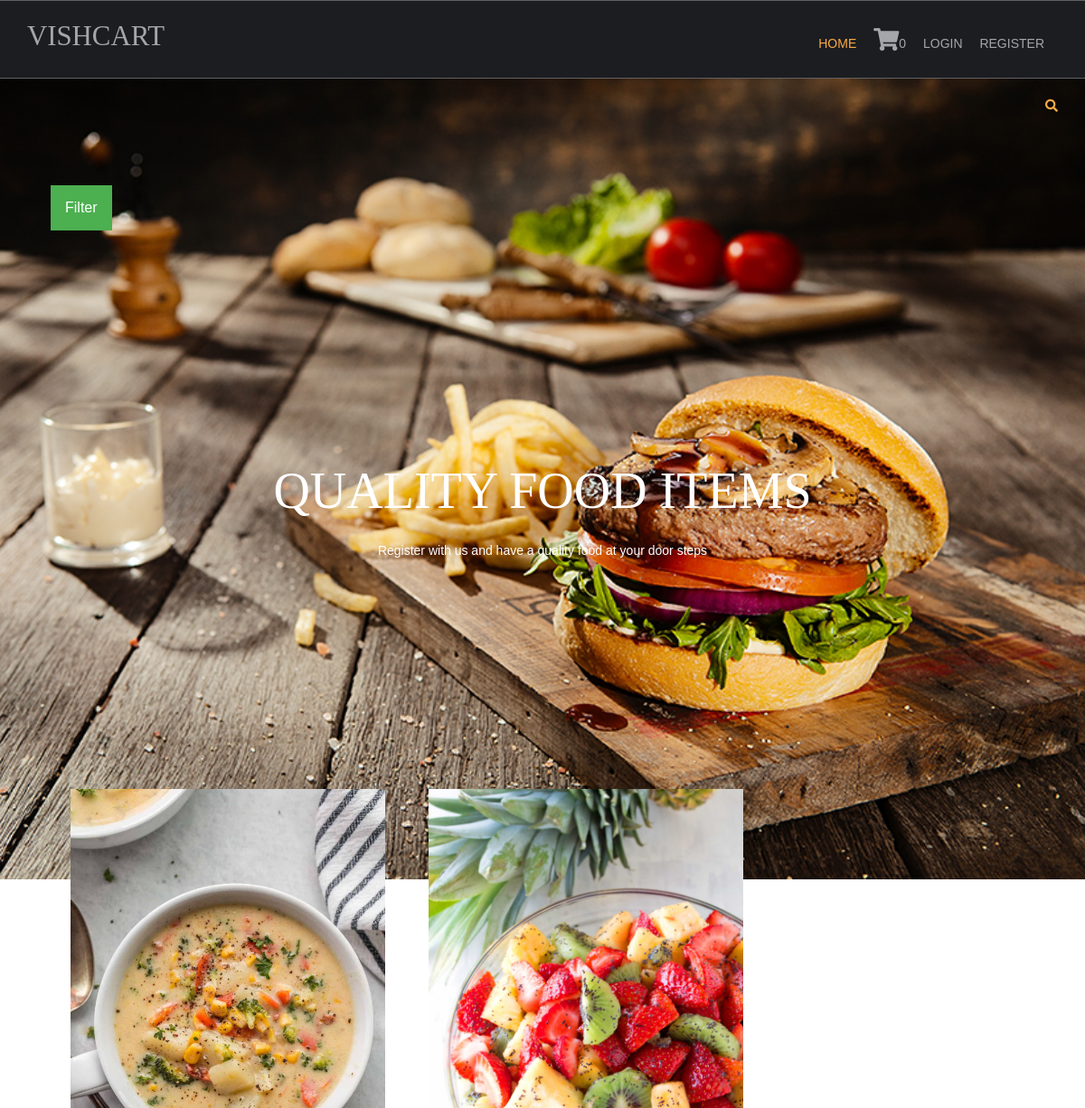
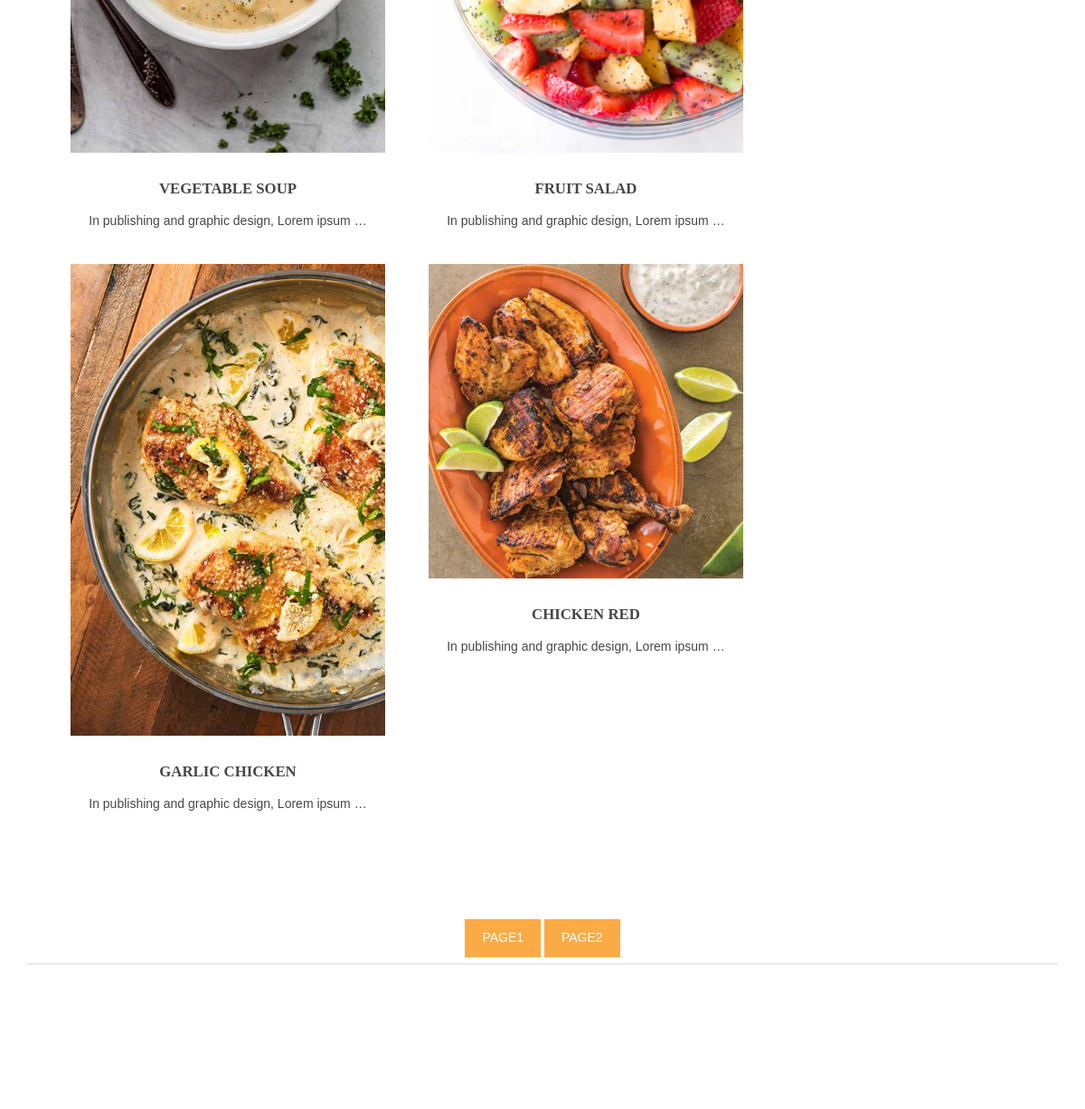
The page / on the database its author committed (2 pictures, top to bottom).
### shop/models.py (models this page shows, shortened)
class products(models.Model):
    name=models.CharField(max_length=150,unique=True)
    slug=models.SlugField(max_length=250,unique=True)
    Img=models.ImageField(upload_to='product')
    desc=models.TextField()
    stock=models.IntegerField()
    available=models.BooleanField(default=True)
    price=models.IntegerField()
    category=models.ForeignKey(categ,on_delete=models.CASCADE)
    def get_url(self):
        return reverse('details',args=[self.category.slug,self.slug])

### shop/views.py (the view)
# urls.py: path('',views.home,name='hm'),
def home(request,c_slug=None):
    c_page=None
    prodt=None
    if c_slug!=None:
        c_page=get_object_or_404(categ,slug=c_slug)
        prodt=products.objects.filter(category=c_page,available=True)
    else:
        prodt=products.objects.all().filter(available=True)
    cat=categ.objects.all()
    paginator=Paginator(prodt,4)
    try:
        page=int(request.GET.get('page','1'))
    except:
        page=1
    try:
        pro=paginator.page(page)
    except(EmptyPage,InvalidPage):
        pro=paginator.page(paginator.num_pages)
    return render(request,'index.html',{'pr':prodt,'ct':cat,'pg':pro})

### cart/context_processor.py (called while the page is built)
def count(request):
    item_count=0
    if 'admin' in request.path:
        return {}
    else:
        try:
            ct=cartlist.objects.filter(cart_id=c_id(request))
            cti=items.objects.all().filter(cart=ct[:1])
            for c in cti:
                item_count+=c.qty
        except cartlist.DoesNotExist:
            item_count=0
        return dict(itc=item_count)

### cart/views.py (called while the page is built)
def c_id(request):
    ct_id=request.session.session_key
    if not ct_id:
        ct_id=request.session.create()
    return ct_id

### shop/models.py (called while the page is built)
    def get_url(self):
        return reverse('prod_cat',args=[self.slug])

### templates/index.html (shortened to what this page needs)
{% extends 'base.html'%}
{% load static %}
{% block content %}
<!DOCTYPE html>
<html lang="">
<head>
<link href="{% static 'hm/layout/styles/layout.css' %}" rel="stylesheet" type="text/css" media="all">
</head>
<body id="top">
<div class="abcd" style="background-image:url({% static 'hm/images/demo/backgrounds/bgg.jpg' %});">
  <div class="wrapper row0">
    <div id="topbar" class="hoc clear">
  <div class="fl_right">
    <ul class="nospace">
      <li id="searchform">
      </li>
    </ul>
  </div>
</div>
<div class="dropdown">
  <button class="dropbtn">Filter</button>
</div>
  </div>
  <div id="pageintro" class="hoc clear">
    <article>
      <h3 class="heading">QUALITY FOOD ITEMS</h3>
      <p>Register with us and have a quality food at your door steps</p>
    </article>
  </div>
</div>
<div class="wrapper row3">
  <main class="hoc container clear">
    <section id="introblocks">
      <ul class="nospace group btmspace-80">
        {% for i in pg.object_list %}
        <li class="one_third">
          <figure><a class="imgover" href="{{i.get_url}}"><img src="{{i.Img.url}}" alt=""></a>
            <figcaption>
              <h6 class="heading">{{i.name}}</h6>
              <p>{{i.desc|truncatewords:7}}</p>
              <br>
            </figcaption>
          </figure>
        </li>
        {% endfor %}
      </ul>
    </section>
    <center>
      {% for p in pg.paginator.page_range %}
      <a href="?page={{p}}" class="btn btn-light btn-sm {% if pg.number == p %} active {% endif %}">page{{p}}</a>
      {% endfor %}
    </center>
    <hr class="btmspace-80">
</div>
</body>
</html>
{% endblock %}

### templates/base.html (shortened to what this page needs)
{% load static %}
<!DOCTYPE html>
<html lang="">
<head>
<link href="{% static 'hm/layout/styles/layout.css' %}" rel="stylesheet" type="text/css" media="all">
</head>
<body id="top">
  <div class="wrapper row1">
    <header id="header" class="hoc clear">
      <div id="logo" class="fl_left">
        <h1><a href='/'>VISHCART</a></h1>
      </div>
      <nav id="mainav" class="fl_right">
        <ul class="clear">
          <li class="active"><a href='/'>Home</a></li>
          <li><a class="active" href="{% url 'cartDetails' %}"><i class="fa fa-shopping-cart" style="font-size: 25px;"></i>{{itc}}</a></li>
          {% if user.is_authenticated %}
          <li>hai {{user.username}}</li>
          <li><a class="active" href="accounts/logout">Logout</a></li>
          {% else %}
          <li><a class="active" href='accounts/login'>Login</a></li>
          <li><a class="active" href='accounts/Register'>Register</a></li>
          {% endif %}
      </nav>
    </header>
  </div>
  {% block content %}
  {% endblock%}
</body>
</html>

### static/hm/layout/styles/layout.css (style rules this page uses)
.row1 { border:solid; border-width:1px 0; }
#topbar { padding:20px 0; font-size:.8rem; text-transform:uppercase; }
#topbar ul li { display:inline-block; margin-right:15px; }
#topbar ul li:last-child { margin-right:0; padding-right:0; border-right:none; }
#topbar #searchform { position:relative; line-height:1; z-index:9999; }
#topbar #searchform::after { display:block; height:18px; line-height:18px; padding:0; font-family:"Font Awesome\ 5 Free"; font-weight:900; font-size:1rem; content:"\f002"; }
#topbar #searchform ::placeholder { text-transform:capitalize; }
#header #logo { margin:22px 0 0 0; }
#header #logo h1 { margin:0; padding:0; font-size:2.2rem; text-transform:uppercase; }
#pageintro { padding:200px 0 300px; }
#pageintro article, #pageintro article p { display:block; max-width:75%; margin:0 auto; text-align:center; }
#pageintro article p { max-width:65%; line-height:2rem; }
#pageintro .heading { margin-bottom:20px; font-size:4rem; }
.container { padding:80px 0; }
#introblocks { display:block; position:relative; margin:-180px 0 0 0; z-index:1; text-align:center; }
#introblocks figure figcaption { display:block; padding:30px 0 0 0; text-align:center; }
#introblocks figure figcaption .heading { font-size:1.2rem; font-weight:700; margin-bottom:0; }
*, *::before, *::after { transition:all .3s ease-in-out; }
nav ul, nav ol { margin:0; padding:0; list-style:none; }
#mainav, #breadcrumb, .sidebar nav { line-height:normal; }
#mainav ul { text-transform:uppercase; }
#mainav li { display:inline-block; position:relative; margin:0 15px 0 0; padding:0; }
#mainav li a { display:block; padding:30px 0; }
body { color:#A5A6AA; background-color:#1C1D21; }
a { color:#FBAB45; }
hr, .borderedbox { border-color:#D7D7D7; }
.btn, .btn.inverse:hover { color:#FFFFFF; background-color:#FBAB45; border-color:#FBAB45; }
.imgover, .imgover:hover::after { color:#FFFFFF; }
.row1 { border-color:rgba(255,255,255,.3); }
.row3 { color:#474747; background-color:#FFFFFF; }
#topbar #searchform { color:#FBAB45; }
#header #logo h1 a { color:inherit; }
#pageintro { color:#FFFFFF; }
#mainav li a { color:inherit; }
#mainav .active a, #mainav a:hover, #mainav li:hover > a { color:#FBAB45; background-color:inherit; }
@media screen and (min-width:1140px) { .hoc { max-width:1140px; } }

### templates/index.html (style rules this page uses)
.dropbtn { background-color: #4CAF50; color: white; padding: 16px; font-size: 16px; border: none; cursor: pointer; }
.dropdown { position: relative; display: inline-block; padding: 56px; }
.abcd { height: 100%; background-position: center; background-repeat: no-repeat; background-size: cover; }

### rows shown on the page
products: Img (picture), name "VEGETABLE SOUP", desc "In publishing and graphic design, Lorem ipsum …"
products: Img (picture), name "FRUIT SALAD", desc "In publishing and graphic design, Lorem ipsum …"
products: Img (picture), name "GARLIC CHICKEN", desc "In publishing and graphic design, Lorem ipsum …"
products: Img (picture), name "CHICKEN RED", desc "In publishing and graphic design, Lorem ipsum …"

### other values the page prints
{{ itc }} "0"
{{ p }} "1" "2"
